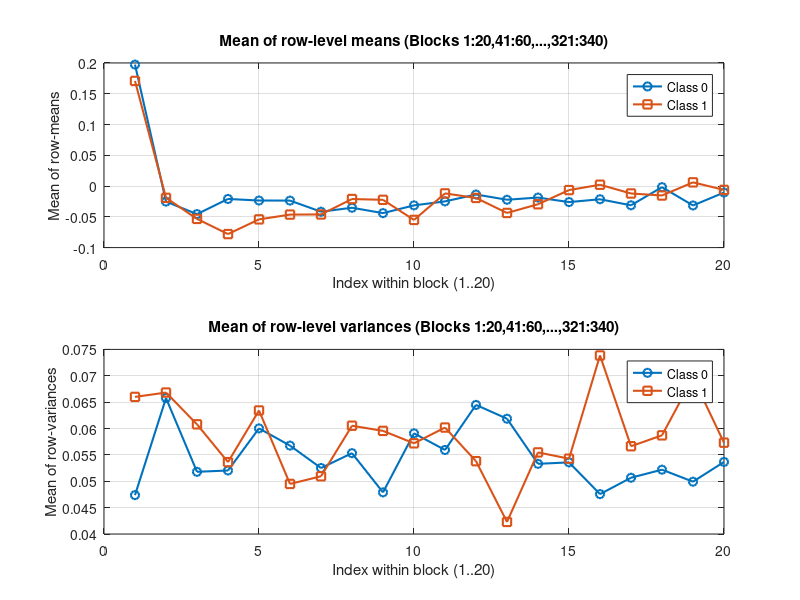
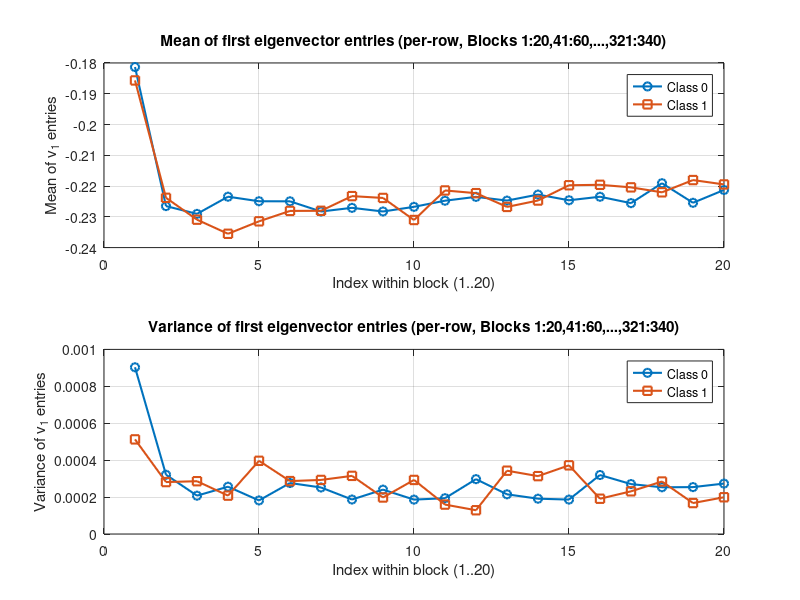

MATLAB code for these plots, in order: (Note: this script raises an error after producing the figures.)
%% Freud_PCA_Clinical_LME.m
% Clinical mixed-effects analysis for trial-level reaction-time dynamics.
%
% This script:
%   1. Loads processed BDIAT trial-level data.
%   2. Computes subject-level trial-position summaries for:
%        - Death + Me trials
%        - Life + Me trials
%   3. Fits a linear mixed-effects model for each condition:
%        ScaleRT ~ Group * Trial + (1 | Subject)
%   4. Computes planned group contrasts for early trial positions.
%   5. Saves the statistical results without generating any figures.
%
% Required input:
%   Freud_Processed_BDIAT.mat
%
% Expected variables:
%   XF           : subjects x 360 processed log-reaction-time matrix
%   active_score : subjects x 1 group label, where 0 = SI- and 1 = SI+
%
% Output:
%   Freud_PCA_Clinical_LME_Results.mat

clear all;
close all;
alpha = 0.99;

%% Assumes XF (n x 360) and active_score (n x 1) are already in workspace
load('Freud_Processed_BDIAT.mat');
%% Assumes XF (n x 360) and active_score (n x 1 or 1 x n) are in workspace
active_score = active_score(:);           % ensure column
classes      = [0 1];
blockLen     = 20;



% Two sets of column-block starts:
%   Set 1: 1:20, 41:60, 81:100, ..., 321:340
%   Set 2: 21:40, 61:80, 101:120, ..., 341:360
startSets = {1:40:321, 21:40:341};
setNames  = {'Blocks 1:20,41:60,...,321:340', ...
             'Blocks 21:40,61:80,...,341:360'};

for sIdx = 1:numel(startSets)

    blockStarts = startSets{sIdx};
    setLabel    = setNames{sIdx};

    fprintf('\nProcessing %s\n', setLabel);

    % ---- Build column indices for this set of blocks ----
    blocksIdx = [];
    for s = blockStarts
        blocksIdx = [blocksIdx, s:(s + blockLen - 1)];
    end
    nBlocks = numel(blockStarts);          % should be 9

    % Extract data for these columns
    X = XF(:, blocksIdx);                  % n x (nBlocks*blockLen)
    [nRows, ~] = size(X);

    % --------- PER-ROW statistics: rowMean, rowVar, rowEV ---------
    %
    % For each row i:
    %   Xi_blocks : 9 x 20 (blocks x index)
    %   rowMean(i,:) : 1 x 20 = mean over 9 blocks
    %   rowVar(i,:)  : 1 x 20 = var  over 9 blocks
    %   rowEV(i,:)   : 1 x 20 = first eigenvector of Y'*Y, Y=exp(-Xi_blocks)

    rowMean = zeros(nRows, blockLen);
    rowVar  = zeros(nRows, blockLen);
    rowEV   = zeros(nRows, blockLen);

    for i = 1:nRows
        Xi = X(i, :);                                      % 1 x (nBlocks*blockLen)

        % Reshape to 9 x 20 (blocks x index-within-block)
        Xi_blocks = reshape(Xi, blockLen, nBlocks).';      % nBlocks x blockLen

        % Per-row mean & variance across blocks
        rowMean(i, :) = mean(Xi_blocks, 1);           % 1 x 20
        rowVar(i,  :) = var(Xi_blocks, 0, 1);         % 1 x 20

        % SVD-based first PC on Y = exp(-X)
        % c= -0.1;
        % alpah = 10;
        % Y_row = 1 ./ (1 + exp(-alpha * (Xi_blocks - c)));

        Y_row = exp(-alpha*Xi_blocks);                      % nBlocks x 20
        C_row = Y_row' * Y_row;                            % 20 x 20

        [~, ~, V] = svd(C_row);
        v1 = V(:, 1);                                      % 20 x 1
        rowEV(i, :) = v1.';                                % 1 x 20
    end

    % --------- Split these PER-ROW quantities by class ---------
    M_class  = cell(1, numel(classes));   % rowMean
    V_class  = cell(1, numel(classes));   % rowVar
    EV_class = cell(1, numel(classes));   % rowEV

    for ci = 1:numel(classes)
        c = classes(ci);
        idxC = (active_score == c);

        M_class{ci}  = rowMean(idxC, :);   % (n_c x 20)
        V_class{ci}  = rowVar(idxC,  :);   % (n_c x 20)
        EV_class{ci} = rowEV(idxC,  :);    % (n_c x 20)
    end

    %% =====================  Descriptive stats for X (per row) =====================

    % Mean across rows of rowMean / rowVar, per class
    mean_of_means = zeros(numel(classes), blockLen);
    mean_of_vars  = zeros(numel(classes), blockLen);

    for ci = 1:numel(classes)
        mean_of_means(ci, :) = mean(M_class{ci}, 1);   % 1 x 20
        mean_of_vars(ci,  :) = mean(V_class{ci}, 1);   % 1 x 20
    end

    xAxis = 1:blockLen;

    figure('Name', ['X stats (per-row) for ', setLabel], 'Color', 'w');

    % Mean of per-row means
    subplot(2,1,1);
    plot(xAxis, mean_of_means(1,:), '-o', 'LineWidth', 1.5); hold on;
    plot(xAxis, mean_of_means(2,:), '-s', 'LineWidth', 1.5);
    grid on;
    xlabel('Index within block (1..20)');
    ylabel('Mean of row-means');
    title(['Mean of row-level means (', setLabel, ')']);
    legend('Class 0', 'Class 1', 'Location', 'best');

    % Mean of per-row variances
    subplot(2,1,2);
    plot(xAxis, mean_of_vars(1,:), '-o', 'LineWidth', 1.5); hold on;
    plot(xAxis, mean_of_vars(2,:), '-s', 'LineWidth', 1.5);
    grid on;
    xlabel('Index within block (1..20)');
    ylabel('Mean of row-variances');
    title(['Mean of row-level variances (', setLabel, ')']);
    legend('Class 0', 'Class 1', 'Location', 'best');


    %% ==================  Descriptive stats for SVD (per row)  ==================

    meanEV = zeros(numel(classes), blockLen);
    varEV  = zeros(numel(classes), blockLen);

    for ci = 1:numel(classes)
        EVc = EV_class{ci};
        meanEV(ci, :) = mean(EVc, 1);            % 1 x 20
        varEV(ci,  :) = var(EVc, 0, 1);          % 1 x 20
    end

    figure('Name', ['SVD eigenvector stats (per-row) for ', setLabel], 'Color', 'w');

    % Mean of first eigenvector entries
    subplot(2,1,1);
    plot(xAxis, meanEV(1,:), '-o', 'LineWidth', 1.5); hold on;
    plot(xAxis, meanEV(2,:), '-s', 'LineWidth', 1.5);
    grid on;
    xlabel('Index within block (1..20)');
    ylabel('Mean of v_1 entries');
    title(['Mean of first eigenvector entries (per-row, ', setLabel, ')']);
    legend('Class 0', 'Class 1', 'Location', 'best');

    % Variance of first eigenvector entries (across rows)
    subplot(2,1,2);
    plot(xAxis, varEV(1,:), '-o', 'LineWidth', 1.5); hold on;
    plot(xAxis, varEV(2,:), '-s', 'LineWidth', 1.5);
    grid on;
    xlabel('Index within block (1..20)');
    ylabel('Variance of v_1 entries');
    title(['Variance of first eigenvector entries (per-row, ', setLabel, ')']);
    legend('Class 0', 'Class 1', 'Location', 'best');


    %% ==================  t-tests on rowMean, rowVar, rowEV  ==================

    % Separate t-test for EACH measure:
    %   p_mean(k): t-test on rowMean(:,k) between classes
    %   p_var(k) : t-test on rowVar(:,k)  between classes
    %   p_ev(k)  : t-test on rowEV(:,k)   between classes

    p_mean = nan(1, blockLen);
    p_var  = nan(1, blockLen);
    p_ev   = nan(1, blockLen);

    for k = 1:blockLen
        % rowMean
        [~, p_mean(k)] = ttest2(M_class{1}(:, k), M_class{2}(:, k), ...
                                'Vartype', 'unequal');

        % rowVar
        [~, p_var(k)]  = ttest2(V_class{1}(:, k), V_class{2}(:, k), ...
                                'Vartype', 'unequal');

        % rowEV (first eigenvector entries)
        [~, p_ev(k)]   = ttest2(EV_class{1}(:, k), EV_class{2}(:, k), ...
                                'Vartype', 'unequal');
    end

    %%% -------- Multiple-comparison corrections: Bonferroni + FDR (BH) --------
    alpha      = 0.05;
    bonf_alpha = alpha / blockLen;

    % Bonferroni-adjusted p-values
    p_mean_bonf = min(p_mean * blockLen, 1);
    p_var_bonf  = min(p_var  * blockLen, 1);
    p_ev_bonf   = min(p_ev   * blockLen, 1);

    % FDR-adjusted q-values (Benjamini–Hochberg)
    q_mean = fdr_bh(p_mean);
    q_var  = fdr_bh(p_var);
    q_ev   = fdr_bh(p_ev);

    % ---- Plot t-tests: one graph per measure (3 subplots) ----
    figure('Name', ['t-tests on per-row measures for ', setLabel], 'Color', 'w');

    % rowMean
    subplot(3,1,1);
    semilogy(xAxis, p_mean, '-x', 'LineWidth', 1.5); hold on;
    semilogy(xAxis, q_mean,  '-o', 'LineWidth', 1.0);
    yline(alpha,      '--', 'alpha=0.05');
    yline(bonf_alpha, ':',  'Bonferroni');
    grid on;
    xlabel('Index within block (1..20)');
    ylabel('p / q-value');
    title(['t-test on rowMean (', setLabel, ')']);
    legend('p(rowMean)', 'q_F_D_R(rowMean)', '0.05', 'Bonferroni', ...
           'Location', 'best');

    % rowVar
    subplot(3,1,2);
    semilogy(xAxis, p_var, '-x', 'LineWidth', 1.5); hold on;
    semilogy(xAxis, q_var, '-o', 'LineWidth', 1.0);
    yline(alpha,      '--', 'alpha=0.05');
    yline(bonf_alpha, ':',  'Bonferroni');
    grid on;
    xlabel('Index within block (1..20)');
    ylabel('p / q-value');
    title(['t-test on rowVar (', setLabel, ')']);
    legend('p(rowVar)', 'q_F_D_R(rowVar)', '0.05', 'Bonferroni', ...
           'Location', 'best');

    % rowEV
    subplot(3,1,3);
    semilogy(xAxis, p_ev, '-x', 'LineWidth', 1.5); hold on;
    semilogy(xAxis, q_ev, '-o', 'LineWidth', 1.0);
    yline(alpha,      '--', 'alpha=0.05');
    yline(bonf_alpha, ':',  'Bonferroni');
    grid on;
    xlabel('Index within block (1..20)');
    ylabel('p / q-value');
    title(['t-test on rowEV (first eigenvector, ', setLabel, ')']);
    legend('p(rowEV)', 'q_F_D_R(rowEV)', '0.05', 'Bonferroni', ...
           'Location', 'best');


    %%% ================== Mixed-effects model on rowMean ==================
    % Long-format table: each row = (subject, trial, group, value)
    [SubIdx, TrialIdx] = ndgrid(1:nRows, 1:blockLen);
    SubIdx   = SubIdx(:);
    TrialIdx = TrialIdx(:);

    Y_mean = rowMean(:);
    Group  = active_score(SubIdx);

    tbl_mean = table( ...
        categorical(SubIdx), ...
        categorical(Group), ...
        TrialIdx, ...
        Y_mean, ...
        'VariableNames', {'Subject','Group','Trial','ScaleRT'});

    % Mixed-effects model: ScaleRT ~ Group * Trial + (1 | Subject)
    % Requires Statistics and Machine Learning Toolbox
    lme_mean = fitlme(tbl_mean, 'ScaleRT ~ Group*Trial + (1|Subject)');

    fprintf('\nMixed-effects model for %s (rowMean / ScaleRT):\n', setLabel);
    disp(anova(lme_mean));

    %%% =============== Planned contrasts for trials 1, 4, 5, 6 ===============

    plannedTrials = [1 2 3 4 5 6];
    contrast_pvals = zeros(size(plannedTrials));
    
    for tt = 1:numel(plannedTrials)
        tval = plannedTrials(tt);
    
        % contrast: Group + Trial*Group:Trial = 0
        % Build hypothesis vector:
        % [Intercept, Group, Trial, Group*Trial]
        H = [0 1 0 tval];  
        contrast_pvals(tt) = coefTest(lme_mean, H);
    end
    
    % Apply FDR correction to the 4 planned contrasts
    contrast_qvals = fdr_bh(contrast_pvals);
    
    fprintf('\nPlanned contrasts (Trials 1,4,5,6):\n');
    disp(table(plannedTrials.', contrast_pvals.', contrast_qvals, ...
          'VariableNames', {'Trial','pValue','qValue'}));


end

%%% ======================= Local function: FDR (BH) =======================
function q = fdr_bh(p)
% q = fdr_bh(p)
% Benjamini–Hochberg FDR correction for a vector of p-values.
    p = p(:);
    m = numel(p);
    [p_sorted, sortIdx] = sort(p);
    ranks = (1:m)';
    q_sorted = p_sorted .* m ./ ranks;

    % enforce monotone non-increasing q-values from end to start
    for i = m-1:-1:1
        q_sorted(i) = min(q_sorted(i), q_sorted(i+1));
    end

    q = zeros(size(p));
    q(sortIdx) = q_sorted;
    q = reshape(q, size(p));   % back to original shape
end
